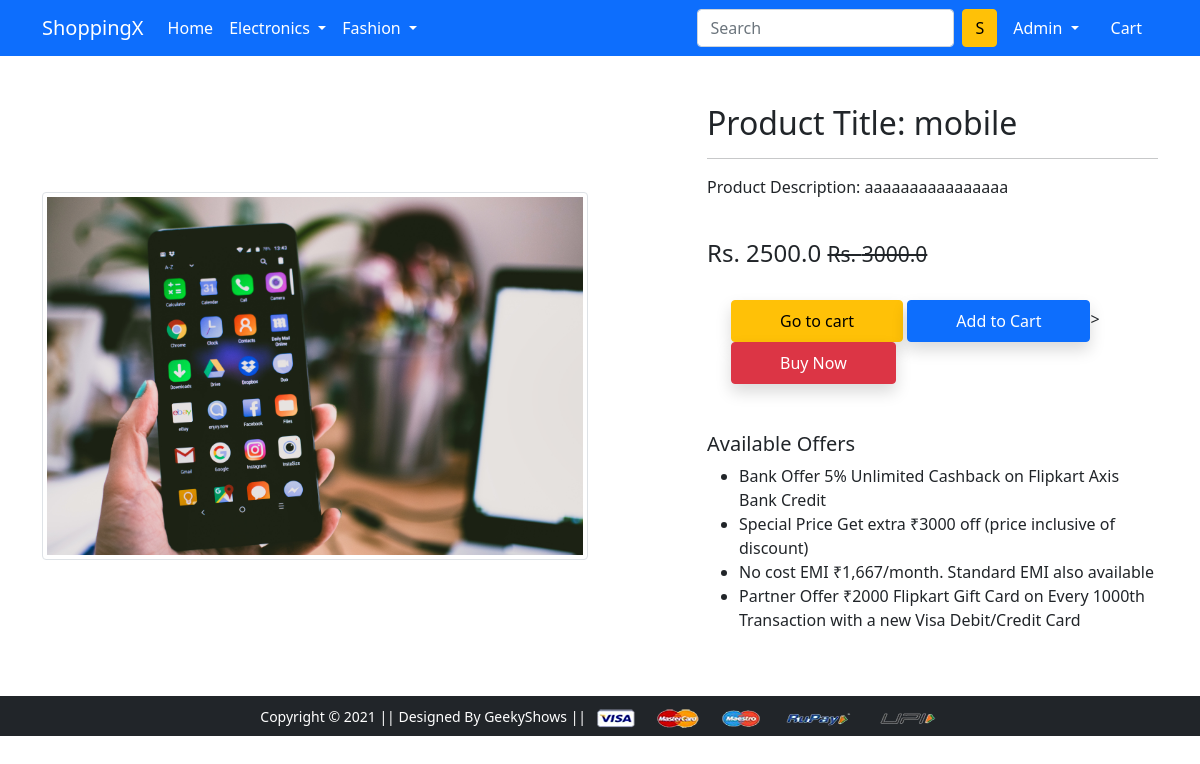
The page /product-detail/2 (signed in) on the database its author committed.
### app/models.py (models this page shows, shortened)
class Product(models.Model):
    title = models.CharField(max_length=50)
    description = models.CharField(max_length=200)
    selling_price = models.FloatField()
    discounted_price = models.FloatField()
    brand = models.CharField(max_length=100)
    category = models.CharField(choices = CATEGORY_CHOICES,max_length=2)
    product_image = models.ImageField(upload_to='producting')

### app/views.py (the view)
# urls.py: path('product-detail/<int:pk>', views.product_detail_view.as_view(), name='product-detail'),
@method_decorator(login_required, name='dispatch')
class product_detail_view(View):
    def get(self, request, pk):
        product = Product.objects.get(pk=pk)
        cart_item_already = False
        if request.user.is_authenticated:
            cart_item_already = Cart.objects.filter(Q(product=product.id) & Q(user=request.user)).exists()
            print(cart_item_already)
            return render(request, 'app/productdetail.html', {'product': product,'cart_item_already':cart_item_already})

### app/templates/app/productdetail.html (shortened to what this page needs)
{% extends 'app/base.html' %}
{% load static %}
{% block main-content %}
<div class="container my-5">
    <div class="row">
        <div class="col-sm-6 text-center align-self-center">
            <img src="{{product.product_image.url}}" alt="" class="img-fluid img-thumbnail">
        </div>
        <div class="col-sm-5 offset-sm-1">
            <h2>Product Title: {{product.title}}</h2>
            <hr>
            <p>Product Description: {{product.description}}</p> <br>
            <h4>Rs. {{product.discounted_price}} <small class="fw-light text-decoration-line-through">Rs.
                    {{product.selling_price}}</small></h4> <br>
            {% if request.user.is_authenticated %}
            {% if cart_item_already %}
            <a href="{% url 'cart' %}" class="btn btn-warning shadow px-5 py-2 ms-4">Go to cart</a>
            {% else %}
            <form action="/add_to_cart" class="d-inline">
                <input type="hidden" name="prod_id" value="{{product.id}}" id="prod_id">
                <button type="submit" class="btn btn-primary shadow px-5 py-2">Add to Cart</button>>
            </form>
            {% endif %}
            {% endif %}
            {% if not requset.user.is_authenticated %}
            <form action="/add_to_cart" class="d-inline">
                <button type="submit" class="btn btn-primary shadow px-5 py-2">Add to Cart</button>>
            </form>
            {% endif %}
            <a href="{% url 'checkout' %}" class="btn btn-danger shadow px-5 py-2 ms-4">Buy Now</a>
            <h5 class="mt-5">Available Offers</h5>
            <ul>
                <li>Bank Offer 5% Unlimited Cashback on Flipkart Axis Bank Credit</li>
                <li>Special Price Get extra ₹3000 off (price inclusive of discount)</li>
                <li>No cost EMI ₹1,667/month. Standard EMI also available</li>
                <li>Partner Offer ₹2000 Flipkart Gift Card on Every 1000th Transaction with a new Visa Debit/Credit Card
                </li>
            </ul>
        </div>
    </div>
</div>
{% endblock main-content %}

### app/templates/app/base.html (shortened to what this page needs)
<!doctype html>
{% load static %}
<html lang="en">
  <head>
    <link href="https://cdn.jsdelivr.net/npm/bootstrap@5.0.0-beta1/dist/css/bootstrap.min.css" rel="stylesheet">
    <link rel="stylesheet" href="{% static 'app/css/owl.carousel.min.css' %}">
    <link rel="stylesheet" href="{% static 'app/css/all.min.css' %}">
    <link rel="stylesheet" href="{% static 'app/css/style.css' %}">
  </head>
  <body>
    <nav class="navbar navbar-expand-lg navbar-dark bg-primary">
     <div class="container">
       <a class="navbar-brand" href="/">ShoppingX</a>
       <div class="collapse navbar-collapse" id="navbarSupportedContent">
         <ul class="navbar-nav me-auto mb-2 mb-lg-0">
           <li class="nav-item">
             <a class="nav-link active" aria-current="page" href="/">Home</a>
           </li>
           <li class="nav-item dropdown">
             <a class="nav-link dropdown-toggle text-white" href="#" id="electronicsDropdown" role="button" data-bs-toggle="dropdown" aria-expanded="false">
               Electronics
             </a>
           </li>
           <li class="nav-item dropdown">
             <a class="nav-link dropdown-toggle text-white" href="#" id="fashionDropdown" role="button" data-bs-toggle="dropdown" aria-expanded="false">
               Fashion
             </a>
           </li>
         </ul>
         <form class="d-flex">
           <input class="form-control me-2" type="search" placeholder="Search" aria-label="Search">
           <button class="btn btn-warning" type="submit">S</button>
         </form>
         <div>
          <ul class="navbar-nav me-auto mb-2 mb-lg-0">
            {% if request.user.is_authenticated %}
           <li class="nav-item dropdown mx-2">
              <a class="nav-link dropdown-toggle text-white" href="#" id="profileDropdown" role="button" data-bs-toggle="dropdown" aria-expanded="false">
                {{user|capfirst}}
              </a>
            </li>
            <li class="nav-item mx-2">
             <a href="{% url 'cart' %}" class="nav-link text-white"> Cart </a>
            </li>
            {% endif %}
          </ul>
         </div>
       </div>
     </div>
    </nav>
    {% block main-content %} {% endblock main-content %}
    <footer class="container-fluid bg-dark text-center p-2 mt-5">
        <small class="text-white">Copyright &copy; 2021 || Designed By GeekyShows || </small>
        <img src="{% static 'app/images/payment.png' %}" alt="" srcset="" class="img-fluid" height="2px">
    </footer>
  </body>
</html>

### rows shown on the page
Product: product_image (picture), title "mobile", description "aaaaaaaaaaaaaaaa", discounted_price "2500.0", selling_price "3000.0"

### other values the page prints
{{ user|capfirst }} "Admin"
